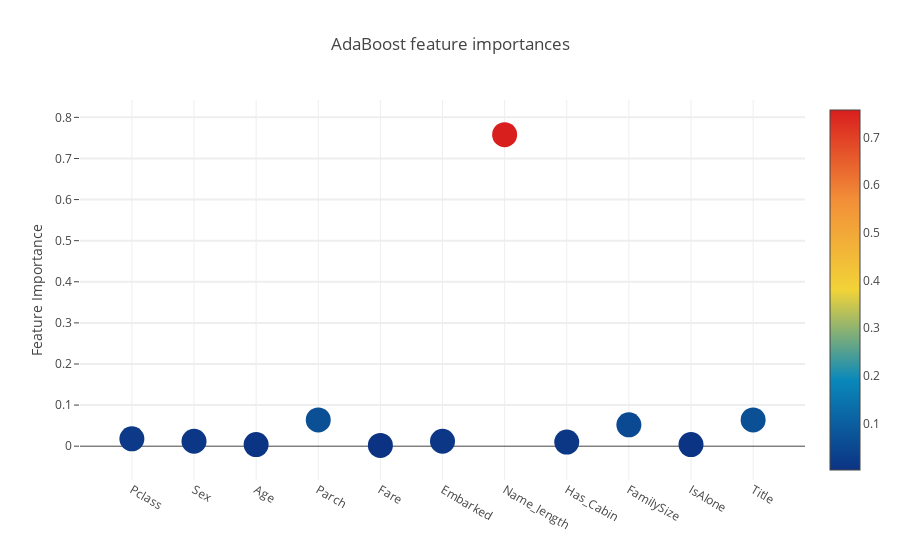

The code cell stored with this chart in its notebook:
### Code cell
trace = go.Scatter(y=feature_dataframe['AdaBoost feature importances'].values,
                  x = feature_dataframe['features'].values,
                  mode='markers',
                  marker=dict(
                  sizemode = 'diameter',
                  sizeref=1,
                  size=25,
                  color=feature_dataframe['AdaBoost feature importances'].values,
                  colorscale='Portland',
                  showscale=True), text = feature_dataframe['features'].values)
data = [trace]

layout = go.Layout(autosize=True,title='AdaBoost feature importances',
                   hovermode='closest',
                   yaxis=dict(title='Feature Importance',
                             ticklen=5,
                             gridwidth=2),showlegend=False
)
fig = go.Figure(data=data, layout=layout)
py.iplot(fig, filename='scatter2018')

### Figure 1 — Plotly figure (JSON) as saved in the notebook; plotly's stock layout.template omitted (floating-point values rounded to 4 significant figures)
{"data": [{"marker": {"color": [0.018, 0.012, 0.004, 0.064, 0.002, 0.012, 0.758, 0.01, 0.052, 0.004, 0.064], "colorscale": "Portland", "showscale": true, "size": 25, "sizemode": "diameter", "sizeref": 1}, "mode": "markers", "text": ["Pclass", "Sex", "Age", "Parch", "Fare", "Embarked", "Name_length", "Has_Cabin", "FamilySize", "IsAlone", "Title"], "type": "scatter", "uid": "19066fe8-a1dc-11e8-b439-34363bce09e6", "x": ["Pclass", "Sex", "Age", "Parch", "Fare", "Embarked", "Name_length", "Has_Cabin", "FamilySize", "IsAlone", "Title"], "y": [0.018, 0.012, 0.004, 0.064, 0.002, 0.012, 0.758, 0.01, 0.052, 0.004, 0.064]}], "layout": {"autosize": true, "hovermode": "closest", "showlegend": false, "title": "AdaBoost feature importances", "yaxis": {"gridwidth": 2, "ticklen": 5, "title": "Feature Importance"}}}
